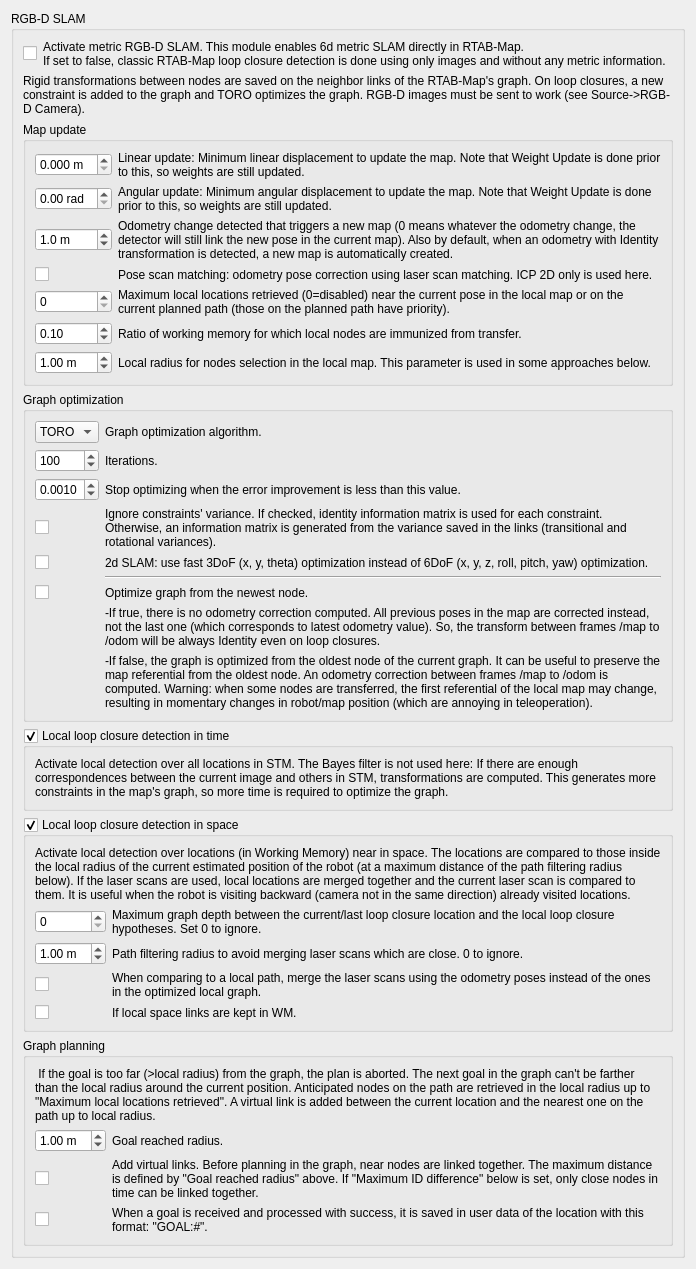
               <widget class="QWidget" name="page_10">
                <layout class="QVBoxLayout" name="verticalLayout_19">
                 <item>
                  <widget class="QGroupBox" name="groupBox_slam1">
                   <property name="title">
                    <string>RGB-D SLAM</string>
                   </property>
                   <property name="checkable">
                    <bool>false</bool>
                   </property>
                   <layout class="QVBoxLayout" name="verticalLayout_25">
                    <item>
                     <layout class="QHBoxLayout" name="horizontalLayout_4" stretch="0,1">
                      <item>
                       <widget class="QCheckBox" name="general_checkBox_activateRGBD">
                        <property name="text">
                         <string/>
                        </property>
                       </widget>
                      </item>
                      <item>
                       <widget class="QLabel" name="label_activateRGBD">
                        <property name="text">
                         <string>Activate metric RGB-D SLAM. This module enables 6d metric SLAM directly in RTAB-Map.
If set to false, classic RTAB-Map loop closure detection is done using only images and without any metric information.</string>
                        </property>
                        <property name="wordWrap">
                         <bool>true</bool>
                        </property>
                       </widget>
                      </item>
                     </layout>
                    </item>
                    <item>
                     <widget class="QLabel" name="label_83">
                      <property name="text">
                       <string>Rigid transformations between nodes are saved on the neighbor links of the RTAB-Map's graph. On loop closures, a new constraint is added to the graph and TORO optimizes the graph. RGB-D images must be sent to work (see Source-&gt;RGB-D Camera).</string>
                      </property>
                      <property name="wordWrap">
                       <bool>true</bool>
                      </property>
                     </widget>
                    </item>
                    <item>
                     <widget class="QGroupBox" name="groupBox_slam_update">
                      <property name="title">
                       <string>Map update</string>
                      </property>
                      <layout class="QGridLayout" name="gridLayout_47" columnstretch="0,1">
                       <item row="0" column="0">
                        <widget class="QDoubleSpinBox" name="rgdb_linearUpdate">
                         <property name="suffix">
                          <string> m</string>
                         </property>
                         <property name="decimals">
                          <number>3</number>
                         </property>
                         <property name="singleStep">
                          <double>0.100000000000000</double>
                         </property>
                        </widget>
                       </item>
                       <item row="0" column="1">
                        <widget class="QLabel" name="label_153">
                         <property name="text">
                          <string>Linear update: Minimum linear displacement to update the map. Note that Weight Update is done prior to this, so weights are still updated.</string>
                         </property>
                         <property name="wordWrap">
                          <bool>true</bool>
                         </property>
                        </widget>
                       </item>
                       <item row="1" column="0">
                        <widget class="QDoubleSpinBox" name="rgdb_angularUpdate">
                         <property name="suffix">
                          <string> rad</string>
                         </property>
                         <property name="decimals">
                          <number>2</number>
                         </property>
                         <property name="maximum">
                          <double>3.140000000000000</double>
                         </property>
                         <property name="singleStep">
                          <double>0.100000000000000</double>
                         </property>
                        </widget>
                       </item>
                       <item row="1" column="1">
                        <widget class="QLabel" name="label_152">
                         <property name="text">
                          <string>Angular update: Minimum angular displacement to update the map. Note that Weight Update is done prior to this, so weights are still updated.</string>
                         </property>
                         <property name="wordWrap">
                          <bool>true</bool>
                         </property>
                        </widget>
                       </item>
                       <item row="2" column="0">
                        <widget class="QDoubleSpinBox" name="rgdb_newMapOdomChange">
                         <property name="suffix">
                          <string> m</string>
                         </property>
                         <property name="decimals">
                          <number>1</number>
                         </property>
                         <property name="maximum">
                          <double>99.000000000000000</double>
                         </property>
                         <property name="singleStep">
                          <double>0.100000000000000</double>
                         </property>
                         <property name="value">
                          <double>1.000000000000000</double>
                         </property>
                        </widget>
                       </item>
                       <item row="2" column="1">
                        <widget class="QLabel" name="label_163">
                         <property name="text">
                          <string>Odometry change detected that triggers a new map (0 means whatever the odometry change, the detector will still link the new pose in the current map). Also by default, when an odometry with Identity transformation is detected, a new map is automatically created. </string>
                         </property>
                         <property name="wordWrap">
                          <bool>true</bool>
                         </property>
                        </widget>
                       </item>
                       <item row="3" column="0">
                        <widget class="QCheckBox" name="odomScanHistory">
                         <property name="text">
                          <string/>
                         </property>
                        </widget>
                       </item>
                       <item row="3" column="1">
                        <widget class="QLabel" name="label_scanMatching">
                         <property name="text">
                          <string>Pose scan matching: odometry pose correction using laser scan matching. ICP 2D only is used here.</string>
                         </property>
                         <property name="wordWrap">
                          <bool>true</bool>
                         </property>
                        </widget>
                       </item>
                       <item row="5" column="1">
                        <widget class="QLabel" name="label_scanMatching_3">
                         <property name="text">
                          <string>Maximum local locations retrieved (0=disabled) near the current pose in the local map or on the current planned path (those on the planned path have priority).</string>
                         </property>
                         <property name="wordWrap">
                          <bool>true</bool>
                         </property>
                        </widget>
                       </item>
                       <item row="5" column="0">
                        <widget class="QSpinBox" name="spinBox_maxLocalLocationsRetrieved"/>
                       </item>
                       <item row="7" column="0">
                        <widget class="QDoubleSpinBox" name="localDetection_radius">
                         <property name="suffix">
                          <string> m</string>
                         </property>
                         <property name="value">
                          <double>1.000000000000000</double>
                         </property>
                        </widget>
                       </item>
                       <item row="7" column="1">
                        <widget class="QLabel" name="label_space2">
                         <property name="text">
                          <string>Local radius for nodes selection in the local map. This parameter is used in some approaches below.</string>
                         </property>
                         <property name="wordWrap">
                          <bool>true</bool>
                         </property>
                        </widget>
                       </item>
                       <item row="6" column="1">
                        <widget class="QLabel" name="label_scanMatching_5">
                         <property name="text">
                          <string>Ratio of working memory for which local nodes are immunized from transfer.</string>
                         </property>
                         <property name="wordWrap">
                          <bool>true</bool>
                         </property>
                        </widget>
                       </item>
                       <item row="6" column="0">
                        <widget class="QDoubleSpinBox" name="rgdb_localImmunizationRatio">
                         <property name="suffix">
                          <string/>
                         </property>
                         <property name="decimals">
                          <number>2</number>
                         </property>
                         <property name="maximum">
                          <double>1.000000000000000</double>
                         </property>
                         <property name="singleStep">
                          <double>0.100000000000000</double>
                         </property>
                         <property name="value">
                          <double>0.100000000000000</double>
                         </property>
                        </widget>
                       </item>
                      </layout>
                     </widget>
                    </item>
                    <item>
                     <widget class="QGroupBox" name="groupBox_graphOptimization">
                      <property name="title">
                       <string>Graph optimization</string>
                      </property>
                      <layout class="QGridLayout" name="gridLayout_49" columnstretch="0,1">
                       <item row="0" column="0">
                        <widget class="QComboBox" name="graphOptimization_type">
                         <item>
                          <property name="text">
                           <string>TORO</string>
                          </property>
                         </item>
                         <item>
                          <property name="text">
                           <string>g2o</string>
                          </property>
                         </item>
                        </widget>
                       </item>
                       <item row="1" column="0">
                        <widget class="QSpinBox" name="graphOptimization_iterations">
                         <property name="minimum">
                          <number>0</number>
                         </property>
                         <property name="maximum">
                          <number>10000</number>
                         </property>
                         <property name="value">
                          <number>100</number>
                         </property>
                        </widget>
                       </item>
                       <item row="3" column="0">
                        <widget class="QCheckBox" name="graphOptimization_covarianceIgnored">
                         <property name="text">
                          <string/>
                         </property>
                        </widget>
                       </item>
                       <item row="6" column="0">
                        <widget class="QCheckBox" name="graphOptimization_fromGraphEnd">
                         <property name="text">
                          <string/>
                         </property>
                        </widget>
                       </item>
                       <item row="6" column="1">
                        <widget class="QLabel" name="label_151">
                         <property name="text">
                          <string>Optimize graph from the newest node.</string>
                         </property>
                         <property name="wordWrap">
                          <bool>true</bool>
                         </property>
                        </widget>
                       </item>
                       <item row="5" column="1">
                        <widget class="Line" name="line">
                         <property name="orientation">
                          <enum>Qt::Horizontal</enum>
                         </property>
                        </widget>
                       </item>
                       <item row="4" column="0">
                        <widget class="QCheckBox" name="graphOptimization_slam2d">
                         <property name="text">
                          <string/>
                         </property>
                        </widget>
                       </item>
                       <item row="4" column="1">
                        <widget class="QLabel" name="label_164">
                         <property name="text">
                          <string>2d SLAM: use fast 3DoF (x, y, theta) optimization instead of 6DoF (x, y, z, roll, pitch, yaw) optimization.</string>
                         </property>
                         <property name="wordWrap">
                          <bool>true</bool>
                         </property>
                        </widget>
                       </item>
                       <item row="0" column="1">
                        <widget class="QLabel" name="label_45">
                         <property name="text">
                          <string>Graph optimization algorithm.</string>
                         </property>
                        </widget>
                       </item>
                       <item row="8" column="1">
                        <widget class="QLabel" name="label_183">
                         <property name="text">
                          <string>-If false, the graph is optimized from the oldest node of the current graph. It can be useful to preserve the map referential from the oldest node. An odometry correction between frames /map to /odom is computed. Warning: when some nodes are transferred, the first referential of the local map may change, resulting in momentary changes in robot/map position (which are annoying in teleoperation).</string>
                         </property>
                         <property name="wordWrap">
                          <bool>true</bool>
                         </property>
                        </widget>
                       </item>
                       <item row="7" column="1">
                        <widget class="QLabel" name="label_211">
                         <property name="text">
                          <string>-If true, there is no odometry correction computed. All previous poses in the map are corrected instead, not the last one (which corresponds to latest odometry value). So, the transform between frames /map to /odom will be always Identity even on loop closures.</string>
                         </property>
                         <property name="wordWrap">
                          <bool>true</bool>
                         </property>
                        </widget>
                       </item>
                       <item row="1" column="1">
                        <widget class="QLabel" name="label_31">
                         <property name="text">
                          <string>Iterations.</string>
                         </property>
                        </widget>
                       </item>
                       <item row="2" column="1">
                        <widget class="QLabel" name="label_64">
                         <property name="text">
                          <string>Stop optimizing when the error improvement is less than this value.</string>
                         </property>
                        </widget>
                       </item>
                       <item row="2" column="0">
                        <widget class="QDoubleSpinBox" name="graphOptimization_stopEpsilon">
                         <property name="decimals">
                          <number>4</number>
                         </property>
                         <property name="minimum">
                          <double>0.000000000000000</double>
                         </property>
                         <property name="maximum">
                          <double>1.000000000000000</double>
                         </property>
                         <property name="singleStep">
                          <double>0.001000000000000</double>
                         </property>
                         <property name="value">
                          <double>0.001000000000000</double>
                         </property>
                        </widget>
                       </item>
                       <item row="3" column="1">
                        <widget class="QLabel" name="label_141">
                         <property name="text">
                          <string>Ignore constraints' variance. If checked, identity information matrix is used for each constraint. Otherwise, an information matrix is generated from the variance saved in the links (transitional and rotational variances).</string>
                         </property>
                         <property name="wordWrap">
                          <bool>true</bool>
                         </property>
                        </widget>
                       </item>
                      </layout>
                     </widget>
                    </item>
                    <item>
                     <widget class="QGroupBox" name="groupBox_localDetection_time">
                      <property name="title">
                       <string>Local loop closure detection in time</string>
                      </property>
                      <property name="checkable">
                       <bool>true</bool>
                      </property>
                      <layout class="QVBoxLayout" name="verticalLayout_21">
                       <item>
                        <widget class="QLabel" name="label_54">
                         <property name="text">
                          <string>Activate local detection over all locations in STM. The Bayes filter is not used here: If there are enough correspondences between the current image and others in STM, transformations are computed. This generates more constraints in the map's graph, so more time is required to optimize the graph.</string>
                         </property>
                         <property name="wordWrap">
                          <bool>true</bool>
                         </property>
                        </widget>
                       </item>
                      </layout>
                     </widget>
                    </item>
                    <item>
                     <widget class="QGroupBox" name="groupBox_localDetection_space">
                      <property name="title">
                       <string>Local loop closure detection in space</string>
                      </property>
                      <property name="checkable">
                       <bool>true</bool>
                      </property>
                      <layout class="QVBoxLayout" name="verticalLayout_48">
                       <item>
                        <widget class="QLabel" name="label_space1_2">
                         <property name="text">
                          <string>Activate local detection over locations (in Working Memory) near in space. The locations are compared to those inside the local radius of the current estimated position of the robot (at a maximum distance of the path filtering radius below). If the laser scans are used, local locations are merged together and the current laser scan is compared to them. It is useful when the robot is visiting backward (camera not in the same direction) already visited locations.</string>
                         </property>
                         <property name="wordWrap">
                          <bool>true</bool>
                         </property>
                        </widget>
                       </item>
                       <item>
                        <layout class="QGridLayout" name="gridLayout_50" columnstretch="0,1">
                         <item row="1" column="0">
                          <widget class="QDoubleSpinBox" name="localDetection_pathFilteringRadius">
                           <property name="suffix">
                            <string> m</string>
                           </property>
                           <property name="decimals">
                            <number>2</number>
                           </property>
                           <property name="singleStep">
                            <double>0.100000000000000</double>
                           </property>
                           <property name="value">
                            <double>1.000000000000000</double>
                           </property>
                          </widget>
                         </item>
                         <item row="0" column="0">
                          <widget class="QSpinBox" name="localDetection_maxDiffID">
                           <property name="maximum">
                            <number>999</number>
                           </property>
                           <property name="value">
                            <number>0</number>
                           </property>
                          </widget>
                         </item>
                         <item row="0" column="1">
                          <widget class="QLabel" name="label_space3_2">
                           <property name="text">
                            <string>Maximum graph depth between the current/last loop closure location and the local loop closure hypotheses. Set 0 to ignore.</string>
                           </property>
                           <property name="wordWrap">
                            <bool>true</bool>
                           </property>
                          </widget>
                         </item>
                         <item row="3" column="0">
                          <widget class="QCheckBox" name="checkBox_localSpaceLinksKeptInWM">
                           <property name="text">
                            <string/>
                           </property>
                          </widget>
                         </item>
                         <item row="3" column="1">
                          <widget class="QLabel" name="label_scanMatching_2">
                           <property name="text">
                            <string>If local space links are kept in WM.</string>
                           </property>
                           <property name="wordWrap">
                            <bool>true</bool>
                           </property>
                          </widget>
                         </item>
                         <item row="1" column="1">
                          <widget class="QLabel" name="label_space3_3">
                           <property name="text">
                            <string>Path filtering radius to avoid merging laser scans which are close. 0 to ignore.</string>
                           </property>
                           <property name="wordWrap">
                            <bool>true</bool>
                           </property>
                          </widget>
                         </item>
                         <item row="2" column="1">
                          <widget class="QLabel" name="label_scanMatching_4">
                           <property name="text">
                            <string>When comparing to a local path, merge the laser scans using the odometry poses instead of the ones in the optimized local graph.</string>
                           </property>
                           <property name="wordWrap">
                            <bool>true</bool>
                           </property>
                          </widget>
                         </item>
                         <item row="2" column="0">
                          <widget class="QCheckBox" name="checkBox_localSpacePathOdomPosesUsed">
                           <property name="text">
                            <string/>
                           </property>
                          </widget>
                         </item>
                        </layout>
                       </item>
                      </layout>
                     </widget>
                    </item>
                    <item>
                     <widget class="QGroupBox" name="groupBox_12">
                      <property name="title">
                       <string>Graph planning</string>
                      </property>
                      <layout class="QVBoxLayout" name="verticalLayout_61">
                       <item>
                        <widget class="QLabel" name="label_space2_3">
                         <property name="text">
                          <string> If the goal is too far (&gt;local radius) from the graph, the plan is aborted. The next goal in the graph can't be farther than the local radius around the current position. Anticipated nodes on the path are retrieved in the local radius up to &quot;Maximum local locations retrieved&quot;. A virtual link is added between the current location and the nearest one on the path up to local radius.</string>
                         </property>
                         <property name="wordWrap">
                          <bool>true</bool>
                         </property>
                        </widget>
                       </item>
                       <item>
                        <layout class="QGridLayout" name="gridLayout_51" columnstretch="0,1">
                         <item row="0" column="0">
                          <widget class="QDoubleSpinBox" name="graphPlan_goalReachedRadius">
                           <property name="suffix">
                            <string> m</string>
                           </property>
                           <property name="value">
                            <double>1.000000000000000</double>
                           </property>
                          </widget>
                         </item>
                         <item row="0" column="1">
                          <widget class="QLabel" name="label_space2_2">
                           <property name="text">
                            <string>Goal reached radius.</string>
                           </property>
                           <property name="wordWrap">
                            <bool>true</bool>
                           </property>
                          </widget>
                         </item>
                         <item row="1" column="0">
                          <widget class="QCheckBox" name="graphPlan_planWithNearNodesLinked">
                           <property name="text">
                            <string/>
                           </property>
                          </widget>
                         </item>
                         <item row="1" column="1">
                          <widget class="QLabel" name="label_space3_4">
                           <property name="text">
                            <string>Add virtual links. Before planning in the graph, near nodes are linked together. The maximum distance is defined by &quot;Goal reached radius&quot; above. If &quot;Maximum ID difference&quot; below is set, only close nodes in time can be linked together.</string>
                           </property>
                           <property name="wordWrap">
                            <bool>true</bool>
                           </property>
                          </widget>
                         </item>
                         <item row="2" column="1">
                          <widget class="QLabel" name="label_space3_5">
                           <property name="text">
                            <string>When a goal is received and processed with success, it is saved in user data of the location with this format: &quot;GOAL:#&quot;.</string>
                           </property>
                           <property name="wordWrap">
                            <bool>true</bool>
                           </property>
                          </widget>
                         </item>
                         <item row="2" column="0">
                          <widget class="QCheckBox" name="graphPlan_goalsSavedInUserData">
                           <property name="text">
                            <string/>
                           </property>
                          </widget>
                         </item>
                        </layout>
                       </item>
                      </layout>
                     </widget>
                    </item>
                   </layout>
                  </widget>
                 </item>
                 <item>
                  <spacer name="verticalSpacer_11">
                   <property name="orientation">
                    <enum>Qt::Vertical</enum>
                   </property>
                   <property name="sizeHint" stdset="0">
                    <size>
                     <width>20</width>
                     <height>0</height>
                    </size>
                   </property>
                  </spacer>
                 </item>
                </layout>
               </widget>
